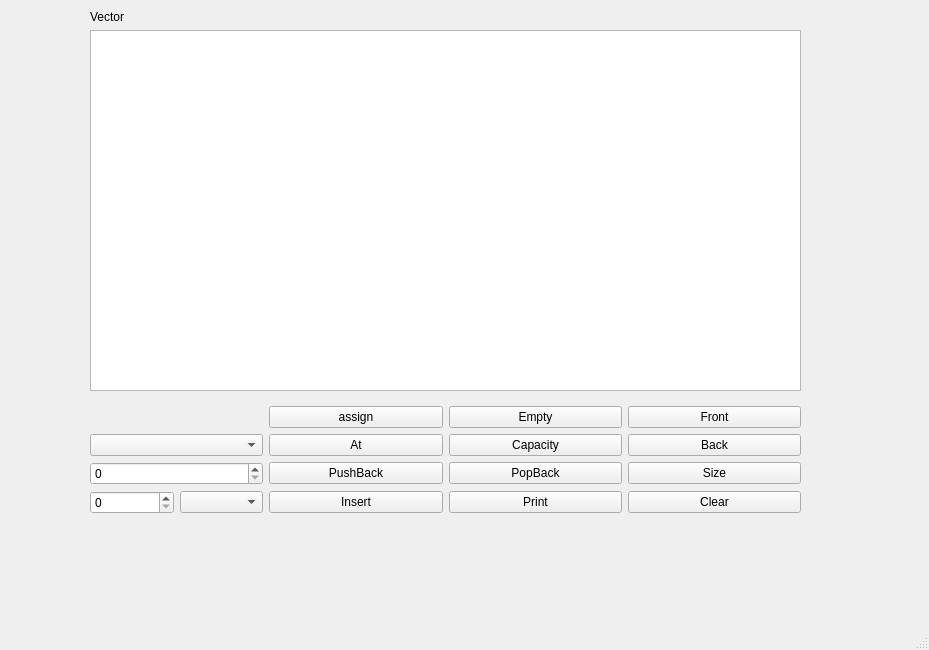
<?xml version="1.0" encoding="UTF-8"?>
<ui version="4.0">
 <class>MainWindow</class>
 <widget class="QMainWindow" name="MainWindow">
  <property name="geometry">
   <rect>
    <x>0</x>
    <y>0</y>
    <width>929</width>
    <height>650</height>
   </rect>
  </property>
  <property name="windowTitle">
   <string>MainWindow</string>
  </property>
  <widget class="QWidget" name="centralwidget">
   <widget class="QWidget" name="verticalLayoutWidget">
    <property name="geometry">
     <rect>
      <x>90</x>
      <y>10</y>
      <width>711</width>
      <height>381</height>
     </rect>
    </property>
    <layout class="QVBoxLayout" name="verticalLayout">
     <item>
      <widget class="QLabel" name="label">
       <property name="text">
        <string>Vector</string>
       </property>
      </widget>
     </item>
     <item>
      <widget class="QTextBrowser" name="display"/>
     </item>
    </layout>
   </widget>
   <widget class="QWidget" name="gridLayoutWidget">
    <property name="geometry">
     <rect>
      <x>90</x>
      <y>390</y>
      <width>711</width>
      <height>141</height>
     </rect>
    </property>
    <layout class="QGridLayout" name="gridLayout">
     <item row="0" column="0">
      <layout class="QGridLayout" name="gridLayout_2">
       <item row="3" column="6">
        <widget class="QPushButton" name="Empty">
         <property name="text">
          <string>Empty</string>
         </property>
        </widget>
       </item>
       <item row="9" column="6">
        <widget class="QPushButton" name="Print">
         <property name="text">
          <string>Print</string>
         </property>
        </widget>
       </item>
       <item row="9" column="7">
        <widget class="QPushButton" name="Clear">
         <property name="text">
          <string>Clear</string>
         </property>
        </widget>
       </item>
       <item row="9" column="2">
        <widget class="QPushButton" name="pushButton">
         <property name="text">
          <string>Insert</string>
         </property>
        </widget>
       </item>
       <item row="3" column="7">
        <widget class="QPushButton" name="Front">
         <property name="text">
          <string>Front</string>
         </property>
        </widget>
       </item>
       <item row="9" column="0">
        <layout class="QHBoxLayout" name="horizontalLayout">
         <item>
          <widget class="QSpinBox" name="insertValue"/>
         </item>
         <item>
          <widget class="QComboBox" name="insertIndex"/>
         </item>
        </layout>
       </item>
       <item row="6" column="0">
        <widget class="QComboBox" name="atIndex"/>
       </item>
       <item row="7" column="2">
        <widget class="QPushButton" name="PushBack">
         <property name="text">
          <string>PushBack</string>
         </property>
        </widget>
       </item>
       <item row="7" column="0">
        <widget class="QSpinBox" name="pushBackValue"/>
       </item>
       <item row="6" column="2">
        <widget class="QPushButton" name="At">
         <property name="text">
          <string>At</string>
         </property>
        </widget>
       </item>
       <item row="7" column="6">
        <widget class="QPushButton" name="PopBack">
         <property name="enabled">
          <bool>true</bool>
         </property>
         <property name="text">
          <string>PopBack</string>
         </property>
        </widget>
       </item>
       <item row="7" column="7">
        <widget class="QPushButton" name="Size">
         <property name="text">
          <string>Size</string>
         </property>
        </widget>
       </item>
       <item row="6" column="6">
        <widget class="QPushButton" name="Capacity">
         <property name="text">
          <string>Capacity</string>
         </property>
        </widget>
       </item>
       <item row="6" column="7">
        <widget class="QPushButton" name="Back">
         <property name="text">
          <string>Back</string>
         </property>
        </widget>
       </item>
       <item row="3" column="2">
        <widget class="QPushButton" name="pushButton_2">
         <property name="text">
          <string>assign</string>
         </property>
        </widget>
       </item>
      </layout>
     </item>
    </layout>
   </widget>
  </widget>
  <widget class="QMenuBar" name="menubar">
   <property name="geometry">
    <rect>
     <x>0</x>
     <y>0</y>
     <width>929</width>
     <height>26</height>
    </rect>
   </property>
  </widget>
  <widget class="QStatusBar" name="statusbar"/>
 </widget>
 <resources/>
 <connections/>
</ui>
